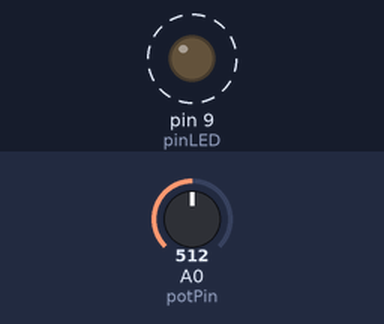
Recording of a sketch running on a simulated Arduino Uno, built with avr-gcc and run on an emulated ATmega328P. Shown: output pins drawn as LEDs (lit = HIGH). Dashed ring = blinking. Inputs (shaded band) come from the test bench; at power-on: A0 (potPin) = 512.

Above: at 1.9 s.
2.0 s: A0 (potPin) set to 122
At 2.71 s:
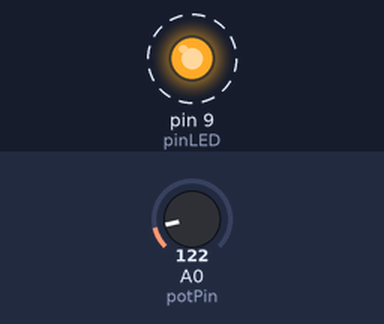
5.5 s: A0 (potPin) set to 0
At 5.76 s:
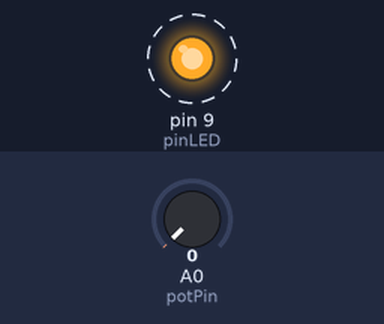
Timing chart, 0 to 15.0 s (numbered marks = the images above; inputs shaded):
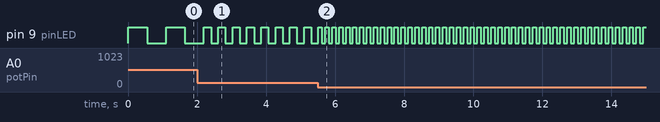

Measured:
- after the input at 2.0 s, pin 9 (pinLED): alternates HIGH for 0.21 s and LOW for 0.21 s, starting after 0.41 s
- after the input at 5.5 s, pin 9 (pinLED): alternates HIGH for 0.10 s and LOW for 0.10 s, starting after 0.11 s
- by itself, pin 9 (pinLED): alternates HIGH for 0.55 s and LOW for 0.55 s

The sketch:

potentiometer-led.ino
```cpp
const int pinLED = 9;
const int potPin = A0;

void setup() {
  // put your setup code here, to run once:
  pinMode(9, OUTPUT);
}

void loop() {
  // put your main code here, to run repeatedly:
  int potValue = analogRead(potPin);
  int blinkDelay = map(potValue, 0, 1023, 100, 1000);
  digitalWrite(pinLED, HIGH);
  delay(blinkDelay);
  digitalWrite(pinLED, LOW);
  delay(blinkDelay);

}
```
